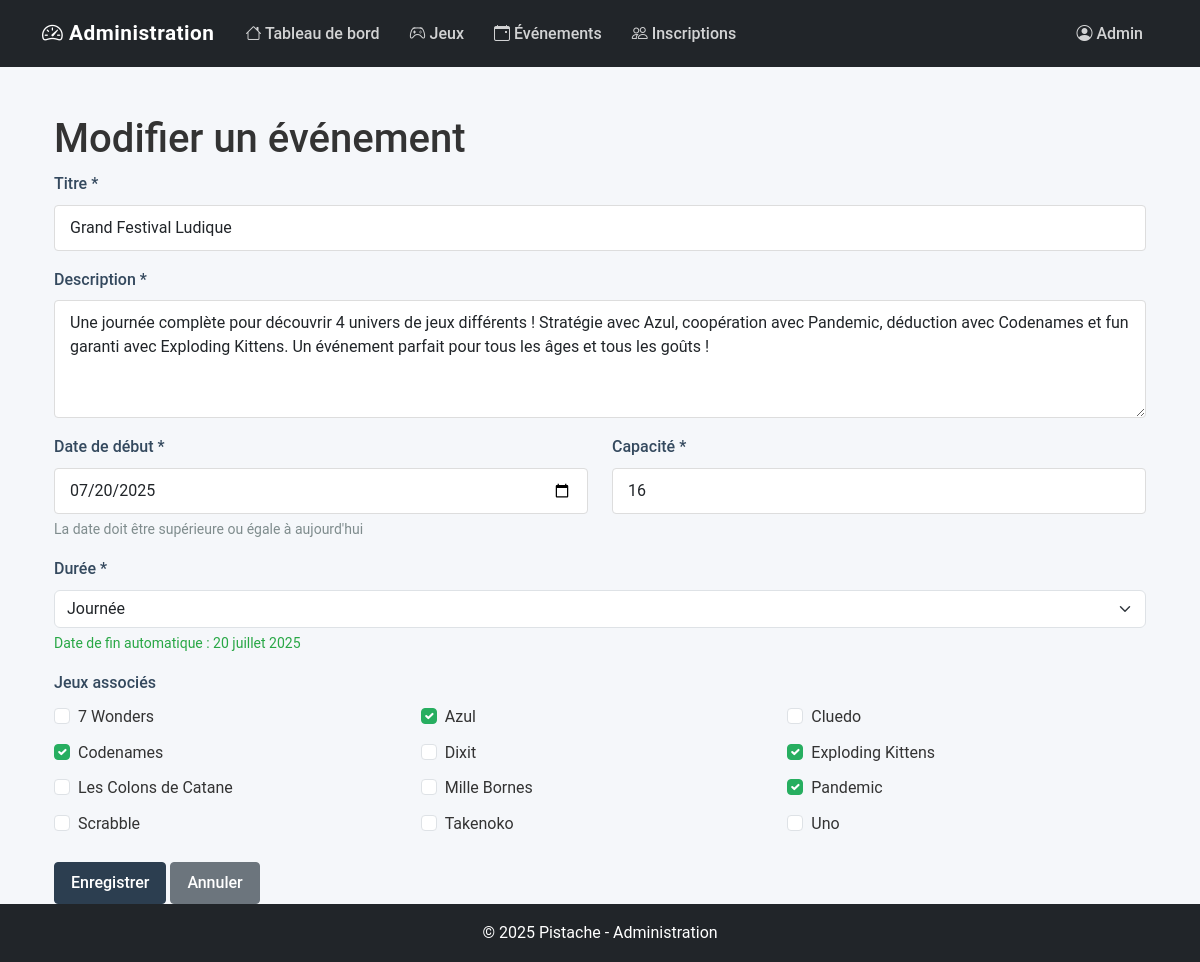
The page /admin/evenements/modifier.php?id=6 (signed in) on the database its author committed.
### tables this page shows
CREATE TABLE evenement(
    id_evenement INT NOT NULL AUTO_INCREMENT,
    titre VARCHAR(100) NOT NULL,
    description TEXT NOT NULL,
    date_debut DATE NOT NULL,
    date_fin DATE NOT NULL,
    capacite_max INT NOT NULL,
    duree_type VARCHAR(50) NOT NULL,
    CONSTRAINT PK_EVENT PRIMARY KEY (id_evenement)
);

CREATE TABLE jeux(
    id_jeux INT NOT NULL AUTO_INCREMENT,
    nom VARCHAR(50) NOT NULL UNIQUE,
    description_courte TEXT NOT NULL,
    description_longue TEXT NOT NULL,
    annee_sortie YEAR NOT NULL,
    date_ajout DATE NOT NULL,
    id_genre INT NOT NULL,
    id_type INT NOT NULL,
    CONSTRAINT PK_JEUX PRIMARY KEY (id_jeux),
    CONSTRAINT FK_GENRE FOREIGN KEY (id_genre) REFERENCES genre (id_genre),
    CONSTRAINT FK_TYPE FOREIGN KEY (id_type) REFERENCES type (id_type)
);

### admin/evenements/modifier.php (the view, shortened to what this page needs)
<?php
$id_evenement = isset($_GET['id']) ? intval($_GET['id']) : 0;
$conn = connexionBDD();
$stmt = $conn->prepare('SELECT * FROM evenement WHERE id_evenement = ?');
$stmt->execute([$id_evenement]);
$evenement = $stmt->fetch(PDO::FETCH_ASSOC);
$stmt = $conn->prepare('SELECT id_jeux FROM jeux_evenement WHERE id_evenement = ?');
$stmt->execute([$id_evenement]);
$jeuxSelectionnes = $stmt->fetchAll(PDO::FETCH_COLUMN);
$stmt = $conn->query("SELECT id_jeux, nom FROM jeux ORDER BY nom");
$jeux = $stmt->fetchAll(PDO::FETCH_ASSOC);
include_once '../includes/admin-header.php';
?>
    <div class="container mt-4">
        <h1>Modifier un événement</h1>
        <form method="post">
            <div class="mb-3">
                <label for="titre" class="form-label">Titre *</label>
                <input type="text" class="form-control" id="titre" name="titre" value="<?php echo htmlspecialchars($evenement['titre']); ?>" required>
            </div>
            <div class="mb-3">
                <label for="description" class="form-label">Description *</label>
                <textarea class="form-control" id="description" name="description" rows="4" required><?php echo htmlspecialchars($evenement['description']); ?></textarea>
            </div>
            <div class="row">
                <div class="col-md-6 mb-3">
                    <label for="date_debut" class="form-label">Date de début *</label>
                    <input type="date" class="form-control" id="date_debut" name="date_debut"
                           value="<?php echo $evenement['date_debut']; ?>"
                           min="<?php echo ($evenement['date_debut'] < date('Y-m-d')) ? $evenement['date_debut'] : date('Y-m-d'); ?>"
                           required>
                    <?php if ($evenement['date_debut'] >= date('Y-m-d')) : ?>
                        <div class="form-text">La date doit être supérieure ou égale à aujourd'hui</div>
                    <?php endif; ?>
                </div>
                <div class="col-md-6 mb-3">
                    <label for="capacite_max" class="form-label">Capacité *</label>
                    <input type="number" class="form-control" id="capacite_max" name="capacite_max" min="1" value="<?php echo $evenement['capacite_max']; ?>" required>
                </div>
            </div>
            <div class="mb-3">
                <label for="duree_type" class="form-label">Durée *</label>
                <select class="form-select" id="duree_type" name="duree_type" required>
                    <option value="journée" <?php if ($evenement['duree_type'] == 'journée') echo 'selected'; ?>>Journée</option>
                </select>
                <div class="form-text" id="date_fin_info"></div>
            </div>
            <div class="mb-3">
                <label class="form-label">Jeux associés</label>
                <div class="row row-cols-1 row-cols-md-3 g-2">
                    <?php foreach ($jeux as $jeu) : ?>
                        <div class="col">
                            <div class="form-check">
                                <input class="form-check-input" type="checkbox" name="jeux[]" value="<?php echo $jeu['id_jeux']; ?>" id="jeu_<?php echo $jeu['id_jeux']; ?>"
                                    <?php if (in_array($jeu['id_jeux'], $jeuxSelectionnes)) echo 'checked'; ?>>
                                <label class="form-check-label" for="jeu_<?php echo $jeu['id_jeux']; ?>">
                                    <?php echo htmlspecialchars($jeu['nom']); ?>
                                </label>
                            </div>
                        </div>
                    <?php endforeach; ?>
                </div>
            </div>
            <div class="mt-4">
                <button type="submit" class="btn btn-primary">Enregistrer</button>
                <a href="liste.php" class="btn btn-secondary">Annuler</a>
            </div>
        </form>
    </div>
<?php include_once '../includes/admin-footer.php'; ?>

### assets/css/admin.css (style rules this page uses)
:root { --admin-primary: #2c3e50; --admin-secondary: #34495e; --admin-accent: #27ae60; --admin-light: #ecf0f1; --admin-success: #2ecc71; --admin-danger: #e74c3c; --admin-warning: #f39c12; --admin-info: #3498db; --admin-text: #333; --admin-muted: #7f8c8d; --admin-border: #ddd; --admin-hover: #f5f5f5; --admin-bg: #f5f7fa; --admin-radius: 6px; --admin-padding: 15px; --admin-margin: 20px; --admin-transition: all 0.2s ease; --admin-shadow: 0 1px 3px rgba(0, 0, 0, 0.1); --admin-shadow-hover: 0 4px 6px rgba(0, 0, 0, 0.1); }
body { font-family: 'Roboto', -apple-system, BlinkMacSystemFont, 'Segoe UI', sans-serif; color: var(--admin-text); background-color: var(--admin-bg); line-height: 1.6; }
.btn { border-radius: 4px; font-weight: 500; padding: 8px 16px; transition: var(--admin-transition); }
.btn-primary { background-color: var(--admin-primary); border-color: var(--admin-primary); }
.form-control { border-radius: 4px; border: 1px solid var(--admin-border); padding: 10px 15px; }
.form-label { font-weight: 500; color: var(--admin-secondary); }
.form-text { color: var(--admin-muted); }
.form-check-input:checked { background-color: var(--admin-accent); border-color: var(--admin-accent); }

### rows shown on the page
evenement: titre "Grand Festival Ludique", description "Une journée complète pour découvrir 4 univers de jeux différents ! Stratégie avec Azul, coopération avec Pandemic, déduction avec Codenames et fun garanti avec Exploding Kittens. Un événement parfait pour tous les âges et tous les goûts !", date_debut "07/20/2025", capacite_max "16", duree_type "Journée"
jeux: nom "7 Wonders"
jeux: id_jeux "☑", nom "Azul"
jeux: nom "Cluedo"
jeux: id_jeux "☑", nom "Codenames"
jeux: nom "Dixit"
jeux: id_jeux "☑", nom "Exploding Kittens"
jeux: nom "Les Colons de Catane"
jeux: nom "Mille Bornes"
jeux: id_jeux "☑", nom "Pandemic"
jeux: nom "Scrabble"
jeux: nom "Takenoko"
jeux: nom "Uno"
